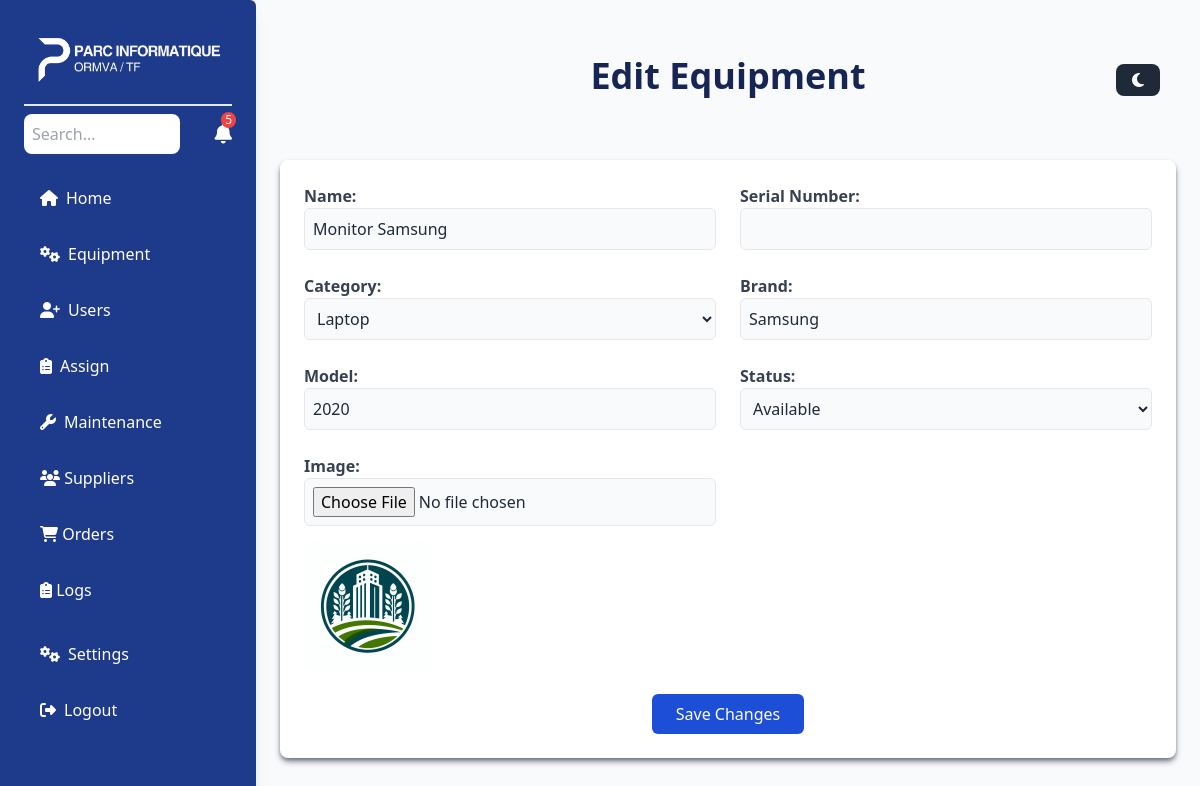
Page /editEquipment.php?id=2 on the earlier database version.
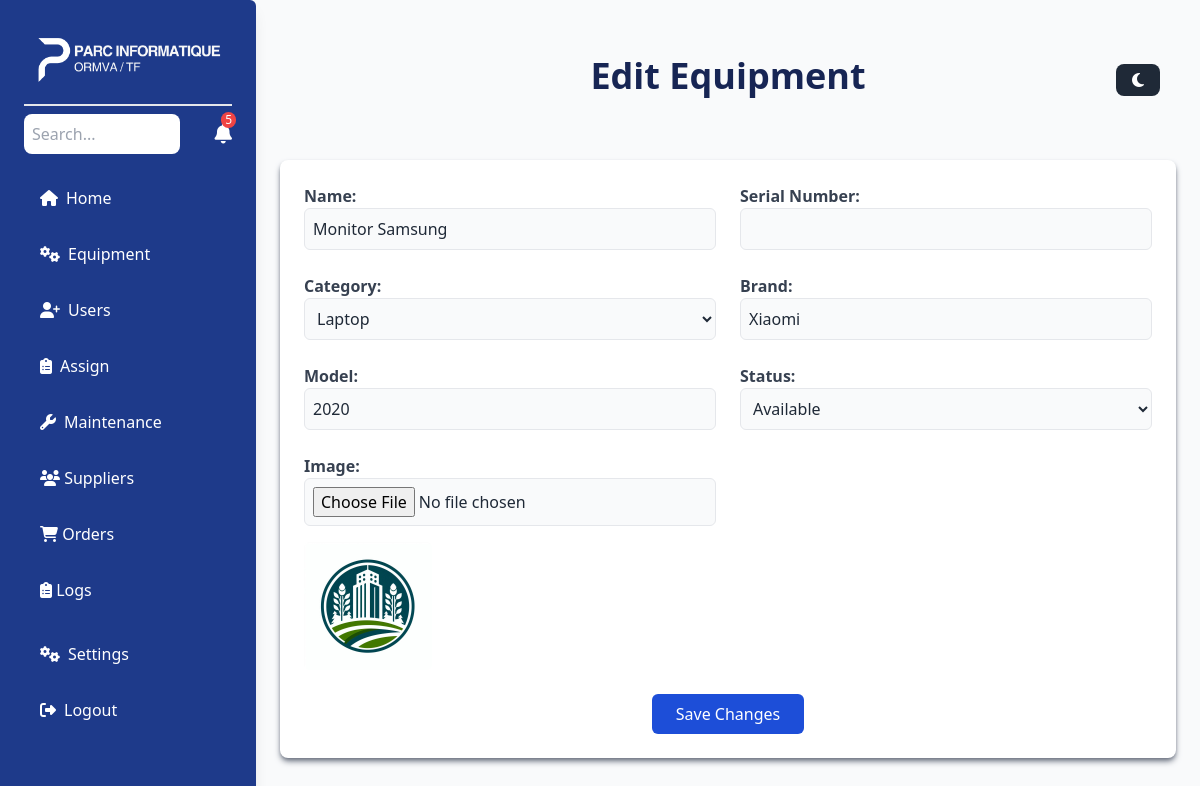
Same page on the later database version.
### tables this page shows
CREATE TABLE `equipment` (
  `id` int(11) NOT NULL,
  `name` varchar(100) NOT NULL,
  `category` varchar(50) NOT NULL,
  `brand` varchar(50) DEFAULT NULL,
  `model` varchar(50) DEFAULT NULL,
  `serial_number` varchar(100) DEFAULT NULL,
  `status` enum('available','assigned','maintenance','retired') DEFAULT 'available',
  `purchase_date` date DEFAULT NULL,
  `supplier_id` int(11) DEFAULT NULL,
  `created_at` timestamp NOT NULL DEFAULT current_timestamp(),
  `equipment_image` varchar(255) NOT NULL
);

### editEquipment.php (the view, shortened to what this page needs)
<?php
require 'config.php';
if (isset($_GET['id'])) {
    $equipmentId = $_GET['id'];
    $query = "SELECT * FROM equipment WHERE id = :id";
    $stmt = $pdo->prepare($query);
    $stmt->execute(['id' => $equipmentId]);
    $equipment = $stmt->fetch(PDO::FETCH_ASSOC);
}
?>
<!DOCTYPE html>
<html lang="en">
<head>
    <script src="https://cdn.tailwindcss.com"></script>
</head>
<body class="bg-gray-50 text-gray-800">
<div id="sidebar" class="md:flex hidden w-64 bg-blue-900 rounded-r-md scroll-m-10 text-white p-6 fixed top-0 left-0 h-full shadow-lg transform -translate-x-full md:translate-x-0 transition-transform duration-300 overflow-y-auto custom-scrollbar">
    <div class="space-y-6 w-full">
        <div class="logo w-full border-b-2 -mt-10 mx-auto sticky -top-6 bg-blue-900 z-10 ">
            <img src="assets/logo.png" alt="" class="w-48 -mb-4 mx-auto">
        </div>
        <div class="flex justify-between items-center">
            <input type="text" placeholder="Search..." class="w-3/4 p-2 text-black rounded-lg focus:outline-none focus:ring-2 focus:ring-blue-500" aria-label="Search">
            <button class="relative text-xl" aria-label="Notifications">
                <i class="fas fa-bell"></i>
                <span class="absolute top-0 -mt-2 -mr-1 right-0 bg-red-500 text-white text-xs px-1 rounded-full">5</span>
            </button>
        </div>
        <div class="space-y-4 mt-6">
            <a href="index.php" class="flex items-center space-x-2 hover:bg-blue-700 px-4 py-2 rounded-lg">
                <i class="fas fa-home"></i>
                <span>Home</span>
            </a>
            <a href="equipment.php" class="flex items-center space-x-2 hover:bg-blue-700 px-4 py-2 rounded-lg">
                <i class="fas fa-cogs"></i>
                <span>Equipment</span>
            </a>
            <a href="addUser.php" class="flex items-center space-x-2 hover:bg-blue-700 px-4 py-2 rounded-lg">
                <i class="fas fa-user-plus"></i>
                <span>Users</span>
            </a>
            <a href="assign.php" class="flex items-center space-x-2 hover:bg-blue-700 px-4 py-2 rounded-lg">
                <i class="fas fa-clipboard-list"></i>
                <span>Assign</span>
            </a>
            <a href="maintenance.php" class="flex items-center space-x-2 hover:bg-blue-700 px-4 py-2 rounded-lg">
                <i class="fas fa-wrench"></i>
                <span>Maintenance</span>
            </a>
            <a href="suppliers.php" class="block py-2 px-4 hover:bg-blue-700">
                <i class="fas fa-users"></i>
                <span>Suppliers</span>
            </a>
                <a href="orders.php" class="block py-2 px-4 hover:bg-blue-700">
                    <i class="fas fa-shopping-cart"></i>
                    <span>Orders</span>
                </a>
                <a href="logs.php" class="block py-2 px-4 hover:bg-blue-700">
                    <i class="fas fa-clipboard-list"></i>
                    <span>Logs</span>
                </a>
        </div>
        <div class="mt-8 space-y-4">
            <a href="settings.html" class="flex items-center space-x-2 hover:bg-blue-700 px-4 py-2 rounded-lg">
                <i class="fas fa-cogs"></i>
                <span>Settings</span>
            </a>
<a href="#" id="logoutBtn" class="flex mb-4 items-center space-x-2 hover:bg-blue-700 px-4 py-2 rounded-lg">
    <i class="fas fa-sign-out-alt"></i>
    <span>Logout</span>
</a>
        </div>
    </div>
</div>
    <div class="p-6 fixed top-4 mt-6 right-4 z-50">
        <button id="darkModeToggle" class="bg-gray-800 text-white px-4 py-2 rounded-lg flex items-center hover:bg-gray-600 transition-colors duration-300">
            <i id="darkModeIcon" class="fas fa-moon"></i>
        </button>
    </div>
    <div class="ml-64 p-6 mb-20 mt-8">
        <h2 class="text-4xl font-bold text-center mb-16 text-blue-950">Edit Equipment</h2>
        <div class="bg-white p-6 rounded-lg shadow-md shadow-gray-500">
            <form method="POST" enctype="multipart/form-data" class="grid md:grid-cols-2 gap-6">
                <div>
                    <label for="name" class="block text-gray-700 font-semibold">Name:</label>
                    <input type="text" id="name" name="name" value="<?= htmlspecialchars($equipment['name']) ?>" class="w-full bg-gray-50 p-2 border rounded-md focus:ring-2 focus:ring-blue-600" required>
                </div>
                <div>
                    <label for="serial_number" class="block text-gray-700 font-semibold">Serial Number:</label>
                    <input type="text" id="serial_number" name="serial_number" value="<?= htmlspecialchars($equipment['serial_number']) ?>" class="w-full bg-gray-50 p-2 border rounded-md focus:ring-2 focus:ring-blue-600" required>
                </div>
                <div>
                    <label for="category" class="block text-gray-700 font-semibold">Category:</label>
                    <select id="category" name="category" class="w-full bg-gray-50 p-2 border rounded-md focus:ring-2 focus:ring-blue-600" required>
                        <option value="Laptop" <?= $equipment['category'] == 'Laptop' ? 'selected' : '' ?>>Laptop</option>
                    </select>
                </div>
                <div>
                    <label for="brand" class="block text-gray-700 font-semibold">Brand:</label>
                    <input type="text" id="brand" name="brand" value="<?= htmlspecialchars($equipment['brand']) ?>" class="w-full bg-gray-50 p-2 border rounded-md focus:ring-2 focus:ring-blue-600" required>
                </div>
                <div>
                    <label for="model" class="block text-gray-700 font-semibold">Model:</label>
                    <input type="text" id="model" name="model" value="<?= htmlspecialchars($equipment['model']) ?>" class="w-full bg-gray-50 p-2 border rounded-md focus:ring-2 focus:ring-blue-600" required>
                </div>
                <div>
                    <label for="status" class="block text-gray-700 font-semibold">Status:</label>
                    <select id="status" name="status" class="w-full bg-gray-50 p-2 border rounded-md focus:ring-2 focus:ring-blue-600" required>
                        <option value="Available" <?= $equipment['status'] == 'Available' ? 'selected' : '' ?>>Available</option>
                    </select>
                </div>
                <div>
                    <label for="equipment_image" class="block text-gray-700 font-semibold">Image:</label>
                    <input type="file" id="equipment_image" name="equipment_image" class="w-full bg-gray-50 p-2 border rounded-md focus:ring-2 focus:ring-blue-600">
                    <img id="imagePreview" src="<?= htmlspecialchars($equipment['equipment_image']) ?>" alt="Equipment Image" class="mt-4 w-32 h-32 object-cover rounded-md">
                </div>
                <div class="md:col-span-2 text-center">
                    <button type="submit" class="bg-blue-700 text-white px-6 py-2 rounded-md hover:bg-blue-800 transition">Save Changes</button>
                </div>
            </form>
        </div>
    </div>
</body>
</html>

Differences in the rows shown:
changed equipment "Monitor Samsung": brand "Samsung" → "Xiaomi"
